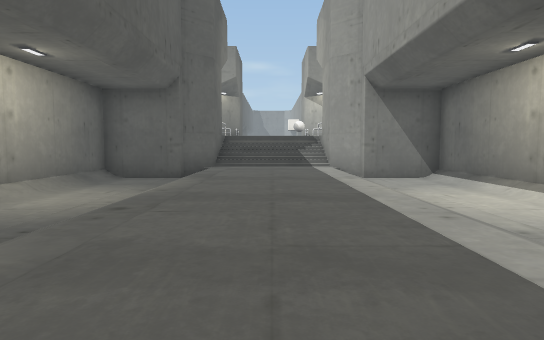
View 1 (above)

18 first-person views from a walk through a Unity game level. The camera is 1.3 m above the floor, tilts 4° down and sees 75° across. The floor is counted in squares, 2 m on a side. Each view is taken from the middle of a square. On the plan, view 1 faces up. The plan holds only what a view shows up to about 10 squares ahead; the rest is blank. The place goes on beyond the plan. The player is left out. Some surface patterns are stand-ins.

View 2
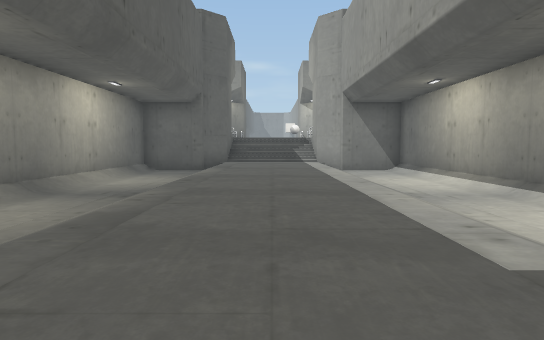

View 3
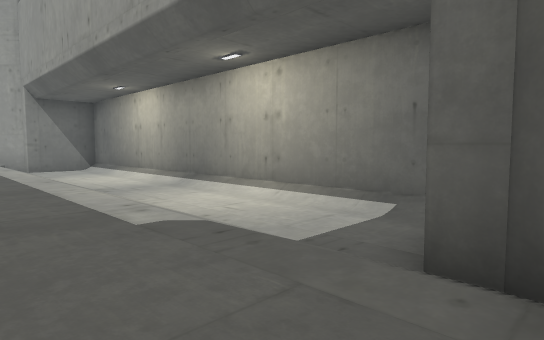

View 4
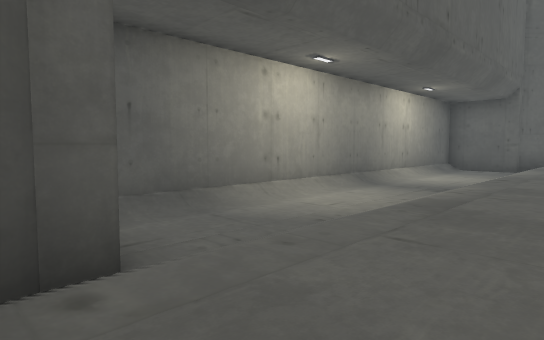

View 5
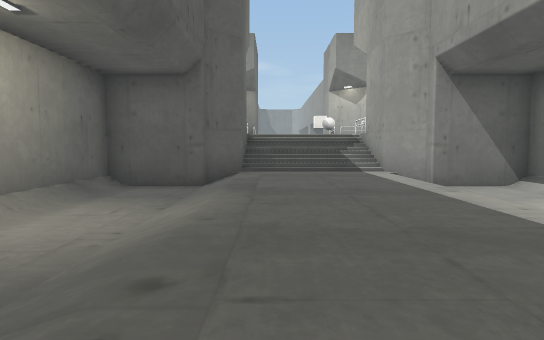

View 6
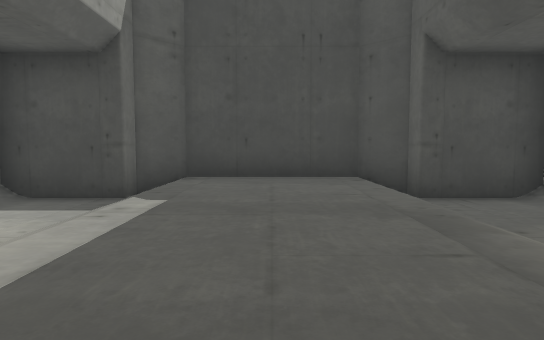

View 7
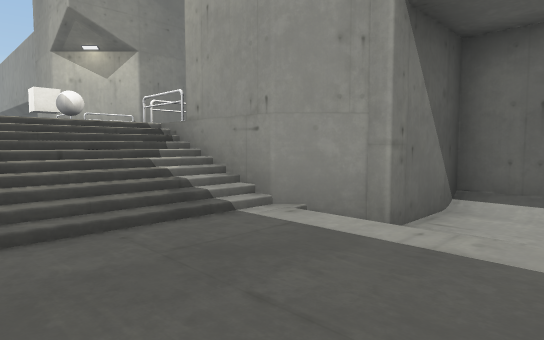

View 8
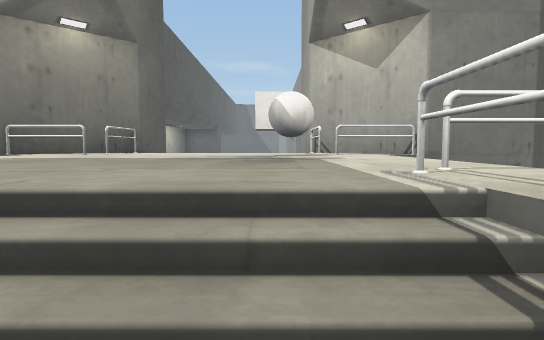

View 9
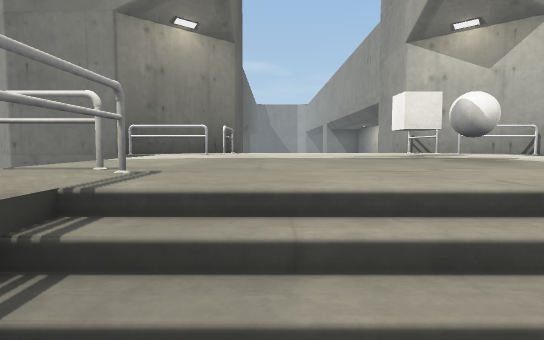

View 10
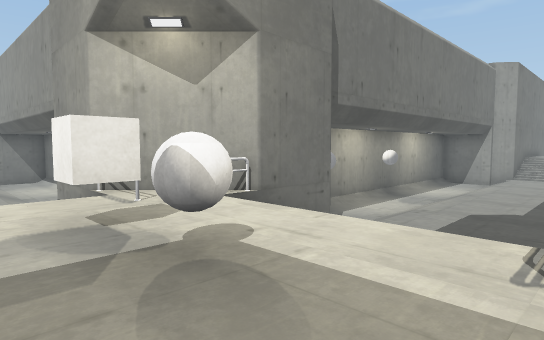

View 11
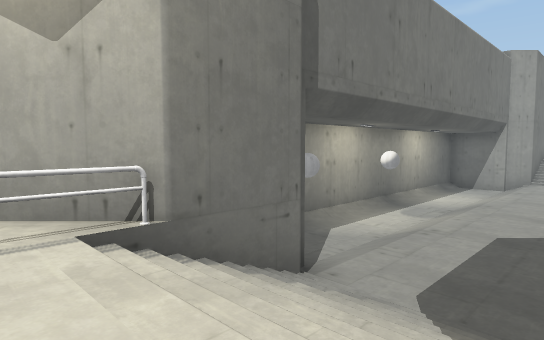

View 12
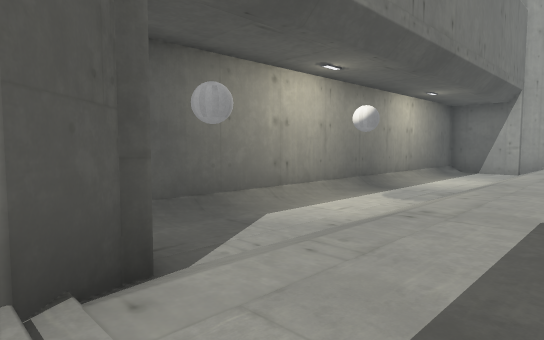

View 13
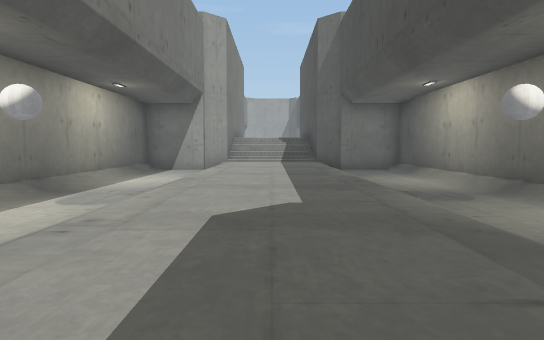

View 14
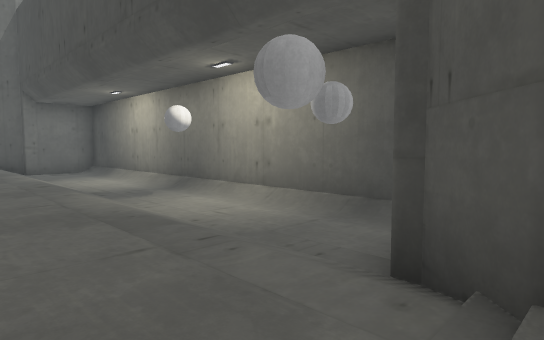

View 15
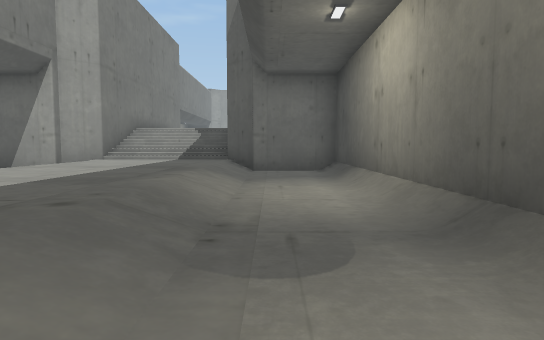

View 16
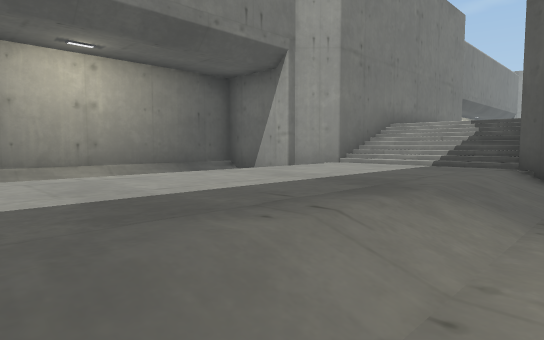

View 17
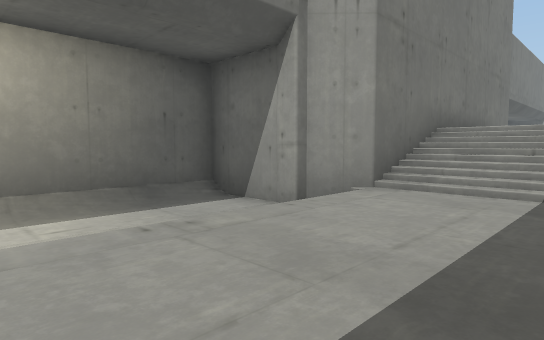

View 18
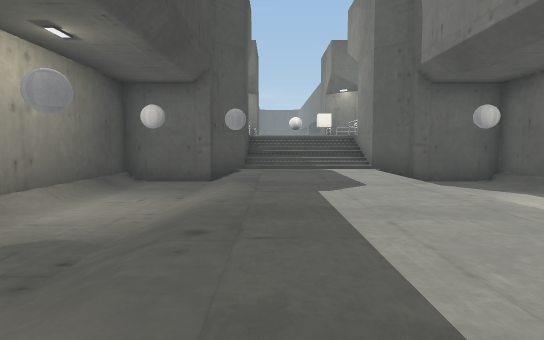

### Floor plan
Key: @ floor where view 1 was taken; # wall or solid block; . main floor; : floor 0.5 m higher than the main floor; + floor 0.75 m higher than the main floor; * floor 1.25 m higher than the main floor; % floor 2.5 m higher than the main floor; / step, stairs or slope; R railing; C cube; B grey ball.
Columns run from 6 left of view 1 to 22 right of it. Each row starts with its distance up from view 1.
 21     #   #   ##############
 20    ##   ##  #............#
 19 # ##R///R####............##
 18 ###RR%%%RR##//////////////###
 17    /%%%C%///::::::::::::::+*#
 16    /%%%B%///::::::::::::::+*
 15    /%%%%%/ /::::::::::::::+*#
 14    RR%%%RR #//////////////###
 13     R///R  ##............##
 12     #///#   #............#
 11    ##///##  ##############
 10  ###/:::/###
  9  #../:::/..#
  8  #../:::/..#
  7  #../:::/..#
  6  #../:::/..#
  5  #../:::/..#
  4  #../:::/..#
  3  #../:::/..#
  2  #../:::/..#
  1  #../:::/..#
  0  #../:@:/..#
 -1  #../:::/..#
 -2  #../:::/..#
 -3  ###/:::/###
 -4    ##:::##
 -5     #####

Where each view was taken, in squares from view 1:
view 1: 0 up, 0 right, facing up
view 2: 3 down, 0 right, facing up
view 3: 4 down, 0 right, facing up-right
view 4: 4 down, 0 right, facing up-left
view 5: 2 up, 1 left, facing up
view 6: 3 up, 0 right, facing down
view 7: 8 up, 1 left, facing up-right
view 8: 12 up, 1 right, facing up
view 9: 12 up, 1 left, facing up
view 10: 14 up, 0 right, facing up-right
view 11: 15 up, 2 right, facing up-right
view 12: 16 up, 5 right, facing up-right
view 13: 16 up, 6 right, facing right
view 14: 16 up, 5 right, facing down-right
view 15: 13 up, 10 right, facing right
view 16: 13 up, 13 right, facing up-right
view 17: 15 up, 15 right, facing up-right
view 18: 15 up, 15 right, facing left
